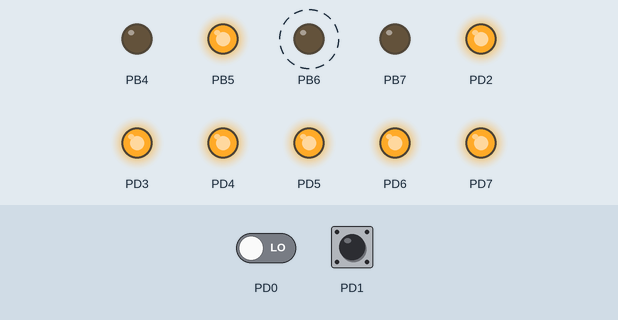
The program below on a simulated ATmega128, built with avr-gcc and emulated at 16 MHz. Shown: output pins drawn as LEDs (lit = HIGH). Dashed ring = blinking. Inputs (shaded band) come from the test bench; at power-on: PD1 LOW, PD0 LOW.

Above: at 2.3 s.
3.4 s: PD1 pulled HIGH for 1.5 s
At 4.37 s:
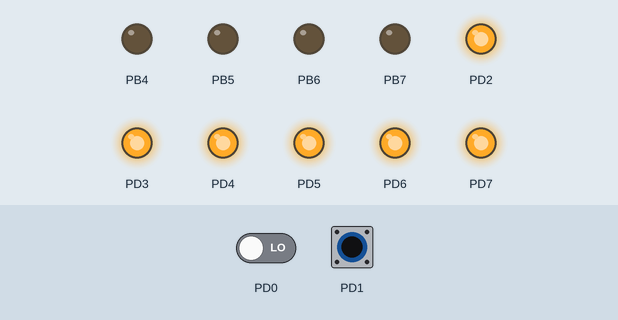
6.9 s: PD1 pulled HIGH for 3.2 s
At 7.7 s:
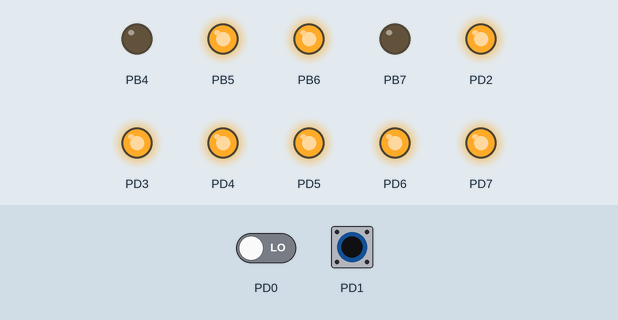
Timing chart, 0 to 17.6 s (numbered marks = the images above; inputs shaded):
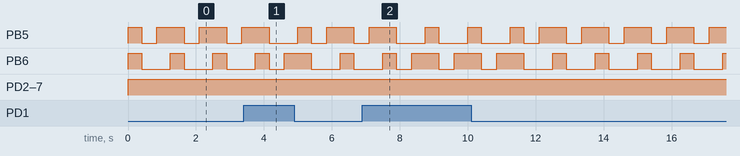

The program:

main.c
```c
/*
; Eric Prather (932580666): prathere@oregonstate.edu
; January 15, 2019
File: main.c
Version: sourcecode

IMPORTANT: MOTORS ARE ASSUMED To BE ACTIVE LOW

The following text is provided by the skeleton code framework and provides
a useful reference for port mapping:

	This code will cause a TekBot connected to the AVR board to
	move forward and when it touches an obstacle, it will reverse
	and turn away from the obstacle and resume forward motion.

	PORT MAP
	Port B, Pin 4 -> Output -> Right Motor Enable
	Port B, Pin 5 -> Output -> Right Motor Direction
	Port B, Pin 7 -> Output -> Left Motor Enable
	Port B, Pin 6 -> Output -> Left Motor Direction
	Port D, Pin 1 -> Input -> Left Whisker
	Port D, Pin 0 -> Input -> Right Whisker
*/

// Frequency of the CPU:
#define F_CPU 16000000

// Board library:
#include <avr/io.h>

// C libraries:
#include <util/delay.h>
#include <stdio.h>

// Useful Macros
// Active low.
#define LEFT_BUMBER_PRESSED !bit_is_set(PIND, PD1)// (PIND & 0x01)
#define RIGHT_BUMBER_PRESSED !bit_is_set(PIND, PD0)//(PIND & 0x02)

// Initialize IO registers
// Uses macros defined in <avr/io.h>
// Manual: https://www.nongnu.org/avr-libc/user-manual/io_8h_source.html
// Therefore our specific IO file is avr/iom128.h, available at:
// https://github.com/vancegroup-mirrors/avr-libc/blob/master/avr-libc/include/avr/iom128.h
// Don't import this file directly though. Just reference it to know the macros you need.
void init_io()
{
	// Port B: Motors
	// IMPORTANT: The endianness of these registers is not consistent: Typically they are:
	// [7, 6, 5, 4, 3, 2, 1, 0]
	// or maybe they are just active low
	// Utilized motors are output, un-utilized pins are input.
	DDRB = 0b11110000; // 1 = output, 0 = input
	PORTB = 0b01100000; // Meaning varies based on io
	// Port D: Bumpers
	DDRD = 0b11111100; // Might as well all be input
	PORTD = 0b11111100; // Put pullup on unused pins, no pullup on used pins
	// However, the behaviors isn ot different based on whether pullup is enabled on the whiskers.
	// So should PORTD set the pullup or not?
	// Shouldn't I be using `PORTX |= (1<<PX#) | ...`?
}


// Drive using intuitive true/false values (instead of whatever the motor needs)
void drive(int leftOn, int leftDir, int rightOn, int rightDir)
{
	//This doesn't work.
	//PORTB |= (leftOn<<PB7) || (leftDir<<PB6) || (rightOn<<PB4) || (rightDir<<PB5);
	if(leftOn)
		PORTB |= (1<<PB7);
	else
		PORTB &= ~(1<<PB7);
	if(rightOn)
		PORTB |= (1<<PB4);
	else
		PORTB &= ~(1<<PB4);
	if(leftDir)
		PORTB |= (1<<PB6);
	else
		PORTB &= ~(1<<PB6);
	if(rightDir)
		PORTB |= (1<<PB5);
	else
		PORTB &= ~(1<<PB5);
}

// Go backwards for 1000 seconds
// Formerly this function took a parameter, but _delay_ms must only have a compile time constant
void reverse_step()
{
	drive(0,0,0,0);
	_delay_ms(1000); // Yield
}

void short_reverse_step()
{
	drive(0,0,0,0);
	_delay_ms(450); // Yield
}

void Update()
{
	if(LEFT_BUMBER_PRESSED) // left
	{
		drive(0,1,0,1);
		_delay_ms(400);
		short_reverse_step();
		drive(0,0,0,1);
		_delay_ms(400);
	}
	else if(RIGHT_BUMBER_PRESSED)
	{
		drive(0,1,0,1);
		_delay_ms(400);
		short_reverse_step();
		drive(0,1,0,0);
		_delay_ms(400);
	}
	else // Just go forward
		drive(0,1,0,1);
}

// Main method called at program start
int main(void) // No arguments
{
	init_io();
	while (1) // loop forever
	{
		Update();
	}
	return 1; // If we reach this, an error has occured (break; in while loop)
}
```
